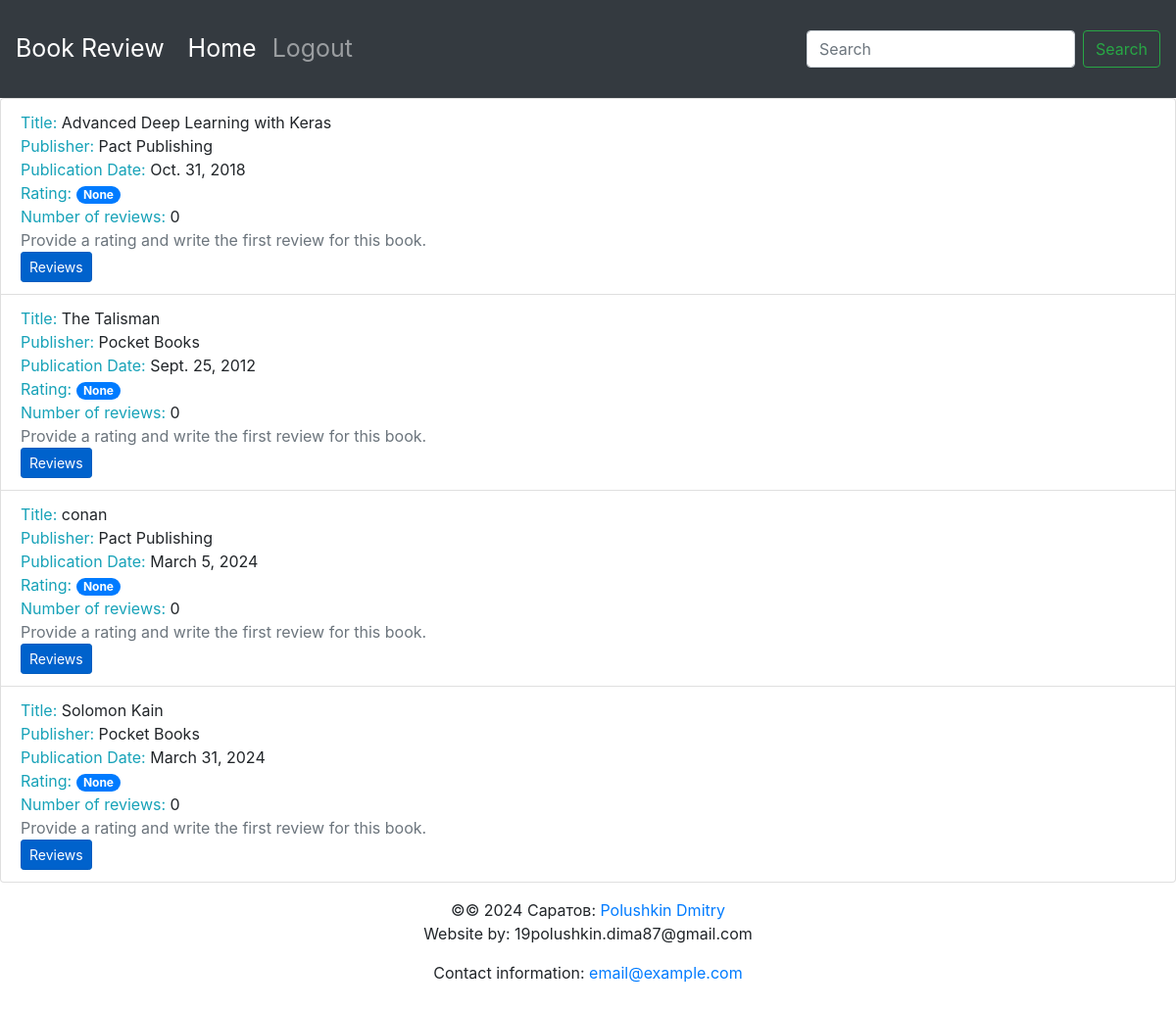
The page /books/ on the database its author committed.
### reviews/models.py (models this page shows, shortened)
class Book(models.Model):
    title = models.CharField(max_length=70, help_text="The title of the Book")
    publication_date = models.DateField(verbose_name="Date the book was published.")
    isbn = models.CharField(max_length=20, verbose_name="ISBN number of the book.")
    publisher = models.ForeignKey(Publisher, on_delete=models.CASCADE)
    contributors = models.ManyToManyField('Contributor', through="BookContributor")

class Publisher(models.Model):
    name = models.CharField(max_length=50,
                            help_text="The name of the Publisher.")
    website = models.URLField(help_text="The Publisher's website.")
    email = models.EmailField(help_text="The Publisher's email address.")
    def __str__(self):
        return self.name

### reviews/views.py (the view)
# urls.py: path('books/', views.book_list, name='book_list'),
def book_list(request):
    books = Book.objects.all()
    book_list = []
    for book in books:
        reviews = book.review_set.all()
        if reviews:
            book_rating = average_rating([review.rating for review in reviews])
            number_of_reviews = len(reviews)
        else:
            book_rating = None
            number_of_reviews = 0
        book_list.append({'book': book,
                          'book_rating': book_rating,
                          'number_of_reviews': number_of_reviews})
    context = {
        'book_list': book_list
    }
    return render(request, 'reviews/books_list.html', context)

### reviews/templates/reviews/books_list.html (shortened to what this page needs)
{% extends 'base.html' %}
{% block content %}
<ul class="list-group">
  {% for item in book_list %}
  <li class="list-group-item">
      <span class="text-info">Title: </span> <span>{{ item.book.title }}</span>
      <br>
      <span class="text-info">Publisher: </span><span>{{ item.book.publisher }}</span>
      <br>
      <span class="text-info">Publication Date: </span><span>{{ item.book.publication_date }}</span>
      <br>
      <span class="text-info">Rating: </span><span class="badge badge-primary badge-pill">{{ item.book_rating }}</span>
      <br>
      <span class="text-info">Number of reviews: </span><span>{{ item.number_of_reviews }}</span>
      <br>
      {% if item.book_rating is null %}
      <span class="text-secondary">Provide a rating and write the first review for this book.</span>
      <br>
      {% endif %}
      <a class="btn btn-primary btn-sm active" role="button" aria-pressed="true" href="/book/{{ item.book.id }}/">Reviews</a></li>
  {% endfor %}
</ul>
{% endblock %}

### templates/base.html (shortened to what this page needs)
<!doctype html>
<html lang="en">
  <head>
    <link rel="stylesheet" href="https://stackpath.bootstrapcdn.com/bootstrap/4.4.1/css/bootstrap.min.css">
    <link rel="stylesheet" href="https://cdnjs.cloudflare.com/ajax/libs/font-awesome/4.7.0/css/font-awesome.min.css">
  </head>
  <body>
        <nav class="navbar navbar-expand-sm navbar-dark bg-dark sticky-top">
          <a class="navbar-brand" href="/">Book Review</a>
          <div class="collapse navbar-collapse" id="navbarSupportedContent">
            <ul class="navbar-nav mr-auto">
              <li class="nav-item active">
                <a class="nav-link" href="/books/">Home <span class="sr-only">(current)</span></a>
              </li>
              <li class="nav-item">
                <a class="nav-link" href="#">Logout</a>
              </li>
            </ul>
            <form class="form-inline my-2 my-lg-0">
              <input class="form-control mr-sm-2" type="search" placeholder="Search" aria-label="Search">
              <button class="btn btn-outline-success my-2 my-sm-0" type="submit">Search</button>
            </form>
          </div>
        </nav>
         {% block content %}{% endblock %}
  <footer class="page-footer font-small blue">
    <div class="footer-copyright text-center py-3">&copy;© 2024 Cаратов:
      <a href="https://www.packtpub.com"> Polushkin Dmitry</a>
      <p>Website by: 19polushkin.dima87@gmail.com</p>
      <p>Contact information: <a href="mailto:email@example.com">email@example.com</a></p>
    </div>
  </footer>
  </body>
</html>

### templates/base.html (style rules this page uses)
.navbar { min-height: 100px; font-size: 25px; }
.navbar-brand { font-size: 25px; }

### rows shown on the page
Book: book "Advanced Deep Learning with Keras", book.publisher "Pact Publishing", book.publication_date "Oct. 31, 2018", book_rating "None", number_of_reviews "0"
Book: book "The Talisman", book.publisher "Pocket Books", book.publication_date "Sept. 25, 2012", book_rating "None", number_of_reviews "0"
Book: book "conan", book.publisher "Pact Publishing", book.publication_date "March 5, 2024", book_rating "None", number_of_reviews "0"
Book: book "Solomon Kain", book.publisher "Pocket Books", book.publication_date "March 31, 2024", book_rating "None", number_of_reviews "0"
